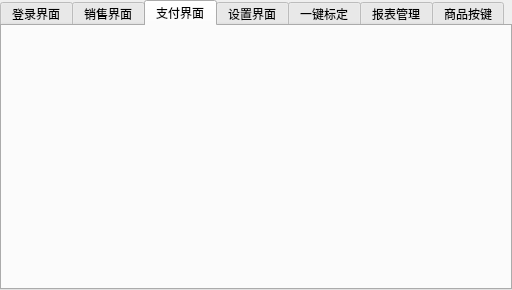
<?xml version="1.0" encoding="UTF-8"?>
<ui version="4.0">
 <class>showDialog</class>
 <widget class="QDialog" name="showDialog">
  <property name="geometry">
   <rect>
    <x>0</x>
    <y>0</y>
    <width>512</width>
    <height>290</height>
   </rect>
  </property>
  <property name="windowTitle">
   <string>Dialog</string>
  </property>
  <layout class="QGridLayout" name="gridLayout">
   <item row="0" column="0">
    <widget class="QTabWidget" name="tabWidget">
     <property name="sizePolicy">
      <sizepolicy hsizetype="Expanding" vsizetype="Expanding">
       <horstretch>0</horstretch>
       <verstretch>0</verstretch>
      </sizepolicy>
     </property>
     <property name="autoFillBackground">
      <bool>false</bool>
     </property>
     <property name="currentIndex">
      <number>2</number>
     </property>
     <property name="usesScrollButtons">
      <bool>false</bool>
     </property>
     <widget class="QWidget" name="tab_login">
      <attribute name="title">
       <string>登录界面</string>
      </attribute>
     </widget>
     <widget class="QWidget" name="tab_sale">
      <attribute name="title">
       <string>销售界面</string>
      </attribute>
     </widget>
     <widget class="QWidget" name="tab_pay">
      <attribute name="title">
       <string>支付界面</string>
      </attribute>
     </widget>
     <widget class="QWidget" name="tab_menu">
      <attribute name="title">
       <string>设置界面</string>
      </attribute>
     </widget>
     <widget class="QWidget" name="tab_cal">
      <attribute name="title">
       <string>一键标定</string>
      </attribute>
     </widget>
     <widget class="QWidget" name="tab_report">
      <attribute name="title">
       <string>报表管理</string>
      </attribute>
     </widget>
     <widget class="QWidget" name="tab_goodskey">
      <attribute name="title">
       <string>商品按键</string>
      </attribute>
     </widget>
    </widget>
   </item>
  </layout>
 </widget>
 <layoutdefault spacing="0" margin="0"/>
 <resources/>
 <connections/>
</ui>
